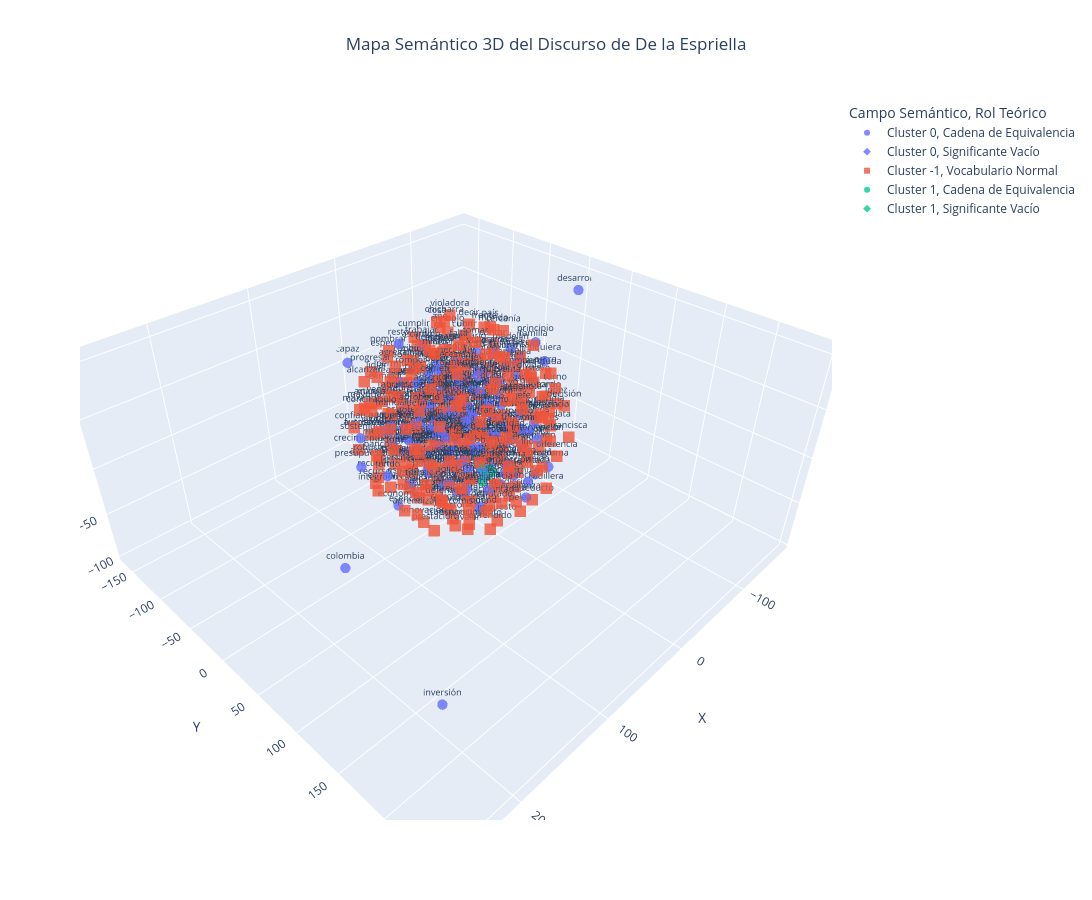

Write notebook code for a chart like this one.
### Markdown cell above
### **Grafica en 3D**

### Code cell
import plotly.express as px
from sklearn.manifold import TSNE
import pandas as pd

# 1. Recuperar categorías teóricas a partir de nuestras variables
categorias_teoricas = {}
for c_id, palabras in clusters.items():
    if c_id == -1: continue # Ignorar ruido
    
    # Significante vacío de este cluster
    sv = identificar_significante_vacio(palabras, stats)
    if sv:
        categorias_teoricas[sv] = 'Significante Vacío'
        
    # Cadenas de equivalencia
    cadenas = identificar_cadenas(palabras, stats, todos_vectores, sv)
    if cadenas:
        for p in cadenas[0]: # La primera cadena encontrada
            if p not in categorias_teoricas:
                categorias_teoricas[p] = 'Cadena de Equivalencia'

# 2. Reducir a 3 DIMENSIONES
tsne_3d = TSNE(n_components=3, random_state=42, perplexity=min(30, len(vectores_promedio) - 1))
coords_3d = tsne_3d.fit_transform(vectores_promedio)

# 3. Preparar los datos para Plotly
datos_grafica = []
for i, palabra in enumerate(palabras_validas):
    # Encontrar a qué cluster pertenece
    cluster_de_palabra = "Ruido"
    for c_id, palabras_cluster in clusters.items():
        if palabra in palabras_cluster:
            cluster_de_palabra = f"Cluster {c_id}"
            break
            
    # Asignar categoría teórica
    categoria = categorias_teoricas.get(palabra, "Vocabulario Normal")
        
    datos_grafica.append({
        "Palabra": palabra,
        "X": coords_3d[i, 0],
        "Y": coords_3d[i, 1],
        "Z": coords_3d[i, 2],
        "Campo Semántico": cluster_de_palabra,
        "Rol Teórico": categoria
    })

df_grafica = pd.DataFrame(datos_grafica)

# 4. Crear la gráfica 3D interactiva
fig = px.scatter_3d(
    df_grafica, 
    x='X', y='Y', z='Z',
    color='Campo Semántico',
    symbol='Rol Teórico',
    text='Palabra',  # Muestra el texto en el espacio
    hover_data=['Rol Teórico'], # Qué mostrar al pasar el mouse
    title="Mapa Semántico 3D del Discurso de De la Espriella",
    opacity=0.8
)

# Ajustes de diseño para que el texto sea legible y el gráfico amplio
fig.update_traces(textposition='top center', textfont_size=9, marker=dict(size=6))
fig.update_layout(height=900, width=1100, title_x=0.5)

fig.show()

### Figure 1 — Plotly figure (JSON) as saved in the notebook; plotly's stock layout.template omitted (floating-point values rounded to 4 significant figures; data arrays with more than 128 entries replaced by an {"elided": "..."} marker saying what was removed)
{"data": [{"customdata": {"elided": "160x1 str values"}, "hovertemplate": "Campo Semántico=Cluster 0<br>Rol Teórico=%{customdata[0]}<br>X=%{x}<br>Y=%{y}<br>Z=%{z}<br>Palabra=%{text}<extra></extra>", "legendgroup": "Cluster 0, Cadena de Equivalencia", "marker": {"color": "#636efa", "opacity": 0.8, "size": 6, "symbol": "circle"}, "mode": "markers+text", "name": "Cluster 0, Cadena de Equivalencia", "scene": "scene", "showlegend": true, "text": {"elided": "160 str values"}, "textfont": {"size": 9}, "textposition": "top center", "type": "scatter3d", "x": {"elided": "160 float values"}, "y": {"elided": "160 float values"}, "z": {"elided": "160 float values"}}, {"customdata": [["Significante Vacío"]], "hovertemplate": "Campo Semántico=Cluster 0<br>Rol Teórico=%{customdata[0]}<br>X=%{x}<br>Y=%{y}<br>Z=%{z}<br>Palabra=%{text}<extra></extra>", "legendgroup": "Cluster 0, Significante Vacío", "marker": {"color": "#636efa", "opacity": 0.8, "size": 6, "symbol": "diamond"}, "mode": "markers+text", "name": "Cluster 0, Significante Vacío", "scene": "scene", "showlegend": true, "text": ["descentralización"], "textfont": {"size": 9}, "textposition": "top center", "type": "scatter3d", "x": [-0.8968], "y": [-3.25], "z": [21.64]}, {"customdata": {"elided": "261x1 str values"}, "hovertemplate": "Campo Semántico=Cluster -1<br>Rol Teórico=%{customdata[0]}<br>X=%{x}<br>Y=%{y}<br>Z=%{z}<br>Palabra=%{text}<extra></extra>", "legendgroup": "Cluster -1, Vocabulario Normal", "marker": {"color": "#EF553B", "opacity": 0.8, "size": 6, "symbol": "square"}, "mode": "markers+text", "name": "Cluster -1, Vocabulario Normal", "scene": "scene", "showlegend": true, "text": {"elided": "261 str values"}, "textfont": {"size": 9}, "textposition": "top center", "type": "scatter3d", "x": {"elided": "261 float values"}, "y": {"elided": "261 float values"}, "z": {"elided": "261 float values"}}, {"customdata": [["Cadena de Equivalencia"], ["Cadena de Equivalencia"]], "hovertemplate": "Campo Semántico=Cluster 1<br>Rol Teórico=%{customdata[0]}<br>X=%{x}<br>Y=%{y}<br>Z=%{z}<br>Palabra=%{text}<extra></extra>", "legendgroup": "Cluster 1, Cadena de Equivalencia", "marker": {"color": "#00cc96", "opacity": 0.8, "size": 6, "symbol": "circle"}, "mode": "markers+text", "name": "Cluster 1, Cadena de Equivalencia", "scene": "scene", "showlegend": true, "text": ["hurto", "extorsión"], "textfont": {"size": 9}, "textposition": "top center", "type": "scatter3d", "x": [-28.9, -22.8], "y": [2.141, 7.959], "z": [-65.08, -74.54]}, {"customdata": [["Significante Vacío"]], "hovertemplate": "Campo Semántico=Cluster 1<br>Rol Teórico=%{customdata[0]}<br>X=%{x}<br>Y=%{y}<br>Z=%{z}<br>Palabra=%{text}<extra></extra>", "legendgroup": "Cluster 1, Significante Vacío", "marker": {"color": "#00cc96", "opacity": 0.8, "size": 6, "symbol": "diamond"}, "mode": "markers+text", "name": "Cluster 1, Significante Vacío", "scene": "scene", "showlegend": true, "text": ["atraco"], "textfont": {"size": 9}, "textposition": "top center", "type": "scatter3d", "x": [-24.31], "y": [14.98], "z": [-59.46]}], "layout": {"height": 900, "legend": {"title": {"text": "Campo Semántico, Rol Teórico"}, "tracegroupgap": 0}, "scene": {"domain": {"x": [0, 1], "y": [0, 1]}, "xaxis": {"title": {"text": "X"}}, "yaxis": {"title": {"text": "Y"}}, "zaxis": {"title": {"text": "Z"}}}, "title": {"text": "Mapa Semántico 3D del Discurso de De la Espriella", "x": 0.5}, "width": 1100}}
